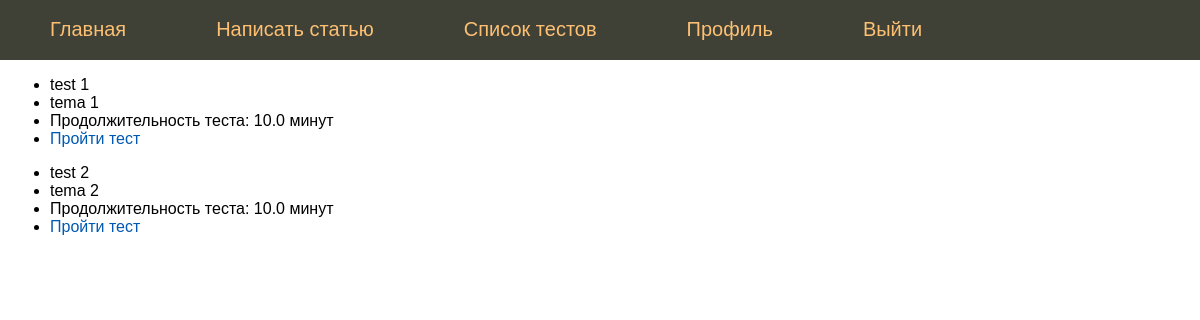
The page /test_list (signed in) on the database its author committed.
### models.py (models this page shows)
class Tests(db.Model):
    __tablename__ = 'tests'
    id = db.Column(db.Integer, primary_key=True)
    name = db.Column(db.String(100))
    date_create = db.Column(db.DateTime)
    max_test_time = db.Column(db.Integer)
    max_q = db.Column(db.Integer)
    tema_id = db.Column(db.Integer, db.ForeignKey('temas.id'))
    tema = relationship("Temas")

class Temas(db.Model):
    __tablename__ = 'temas'
    id = db.Column(db.Integer, primary_key=True)
    name = db.Column(db.String(100), nullable=True)

### app.py (the view)
@app.route('/test_list')
@login_required
def test_list():
    tests_user = get_tests_for_user(current_user.id, db.session)
    return render_template("test_list.html", massiv_testov=tests_user, zaloginen=current_user.is_authenticated)

### app.py (called while the page is built)
@login_manager.user_loader
def load_user(user_id):
    return db.session.query(models.Users).filter(models.Users.id == user_id).first()

### common.py (called while the page is built)
def get_tests_for_user(user_id, session):
    tests_user = session.query(models.Tests).join(models.User_test
                                                  ).filter(user_id == models.User_test.user_id).all()
    return tests_user

### templates/test_list.html
{% extends 'layout.html' %}
{% block content %}
    {% for test in massiv_testov %}
    <ul>
        <li>{{ test.name }}</li>
        <li>{{ test.tema.name }}</li>
        <li>Продолжительность теста: {{ (test.max_test_time) /60 }} минут</li>
        <li><a href="{{ url_for('findorcreatetesting', test_id = test.id) }}">Пройти тест</a></li>
    </ul>
    {% endfor %}
{% endblock %}

### static/css/styles.css (style rules this page uses)
html, body { font-family: 'Arial'; margin: 0; padding: 0; height: 100%; width: 100%; }
a { color: #0059b2; text-decoration: none; }

### rows shown on the page
Tests: name "test 1", tema.name "tema 1", (test.max_test_time)/60 "10.0"
Tests: name "test 2", tema.name "tema 2", (test.max_test_time)/60 "10.0"
